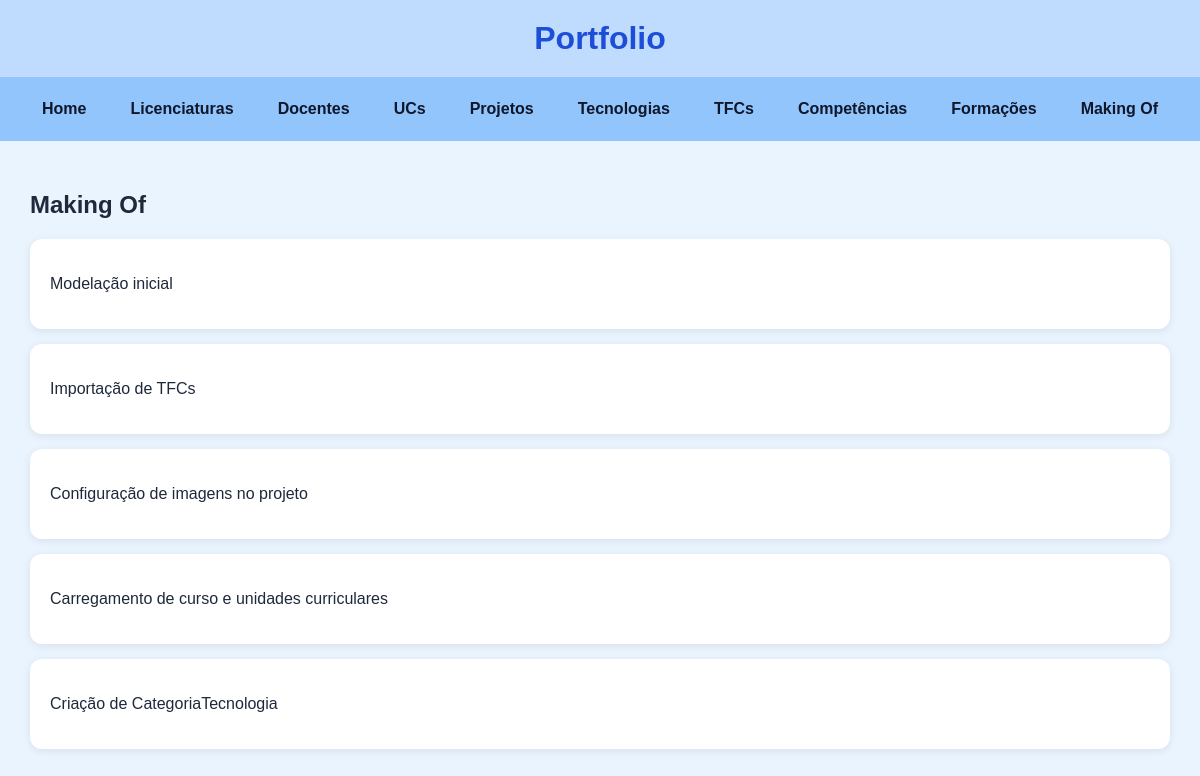
/portfolio/makingof/, run on the app's committed database.
### portfolio/models.py (models this page shows, shortened)
class MakingOf(models.Model):
    ENTIDADES = [
        ("licenciatura", "Licenciatura"),
        ("uc", "Unidade Curricular"),
        ("docente", "Docente"),
        ("projeto", "Projeto"),
        ("tecnologia", "Tecnologia"),
        ("tfc", "TFC"),
        ("competencia", "Competência"),
        ("formacao", "Formação"),
        ("geral", "Geral"),
        ]
    titulo = models.CharField(max_length=150)
    data = models.DateField()
    entidade_alvo = models.CharField(max_length=20, choices=ENTIDADES, default="geral")
    objeto_nome = models.CharField(max_length=150, blank=True)
    descricao_processo = models.TextField()
    decisao_tomada = models.TextField(blank=True)
    justificacao = models.TextField(blank=True)
    erro_encontrado = models.TextField(blank=True)
    correcao = models.TextField(blank=True)
    foto = models.ImageField(upload_to='makingof/', blank=True, null=True)
    usei_ai = models.BooleanField(default=False)
    como_usei_ai = models.TextField(blank=True)

### portfolio/views.py (the view)
# urls.py: path("makingof/", views.makingof_view, name="makingof"),
def makingof_view(request):
    makingofs = MakingOf.objects.all()
    return render(request, "portfolio/makingof.html", {"makingofs": makingofs})

### portfolio/templates/portfolio/makingof.html (shortened to what this page needs)
{% extends "portfolio/base.html" %}
{% block content %}
    <h2>Making Of</h2>
    {% for makingof in makingofs %}
        <div class="card">
            <p>{{ makingof.titulo }}</p>
        </div>
    {% empty %}
        <div class="card">
            <p>Sem registos de making of.</p>
        </div>
    {% endfor %}
{% endblock %}

### portfolio/templates/portfolio/base.html (style rules this page uses)
body { background-color: #eaf4ff; font-family: Arial, sans-serif; margin: 0; padding: 0; color: #1e293b; }
.card { background-color: white; padding: 20px; margin-bottom: 15px; border-radius: 12px; box-shadow: 0 2px 8px rgba(0, 0, 0, 0.08); }

### data on the page
MakingOf: titulo "Modelação inicial"
MakingOf: titulo "Importação de TFCs"
MakingOf: titulo "Configuração de imagens no projeto"
MakingOf: titulo "Carregamento de curso e unidades curriculares"
MakingOf: titulo "Criação de CategoriaTecnologia"
